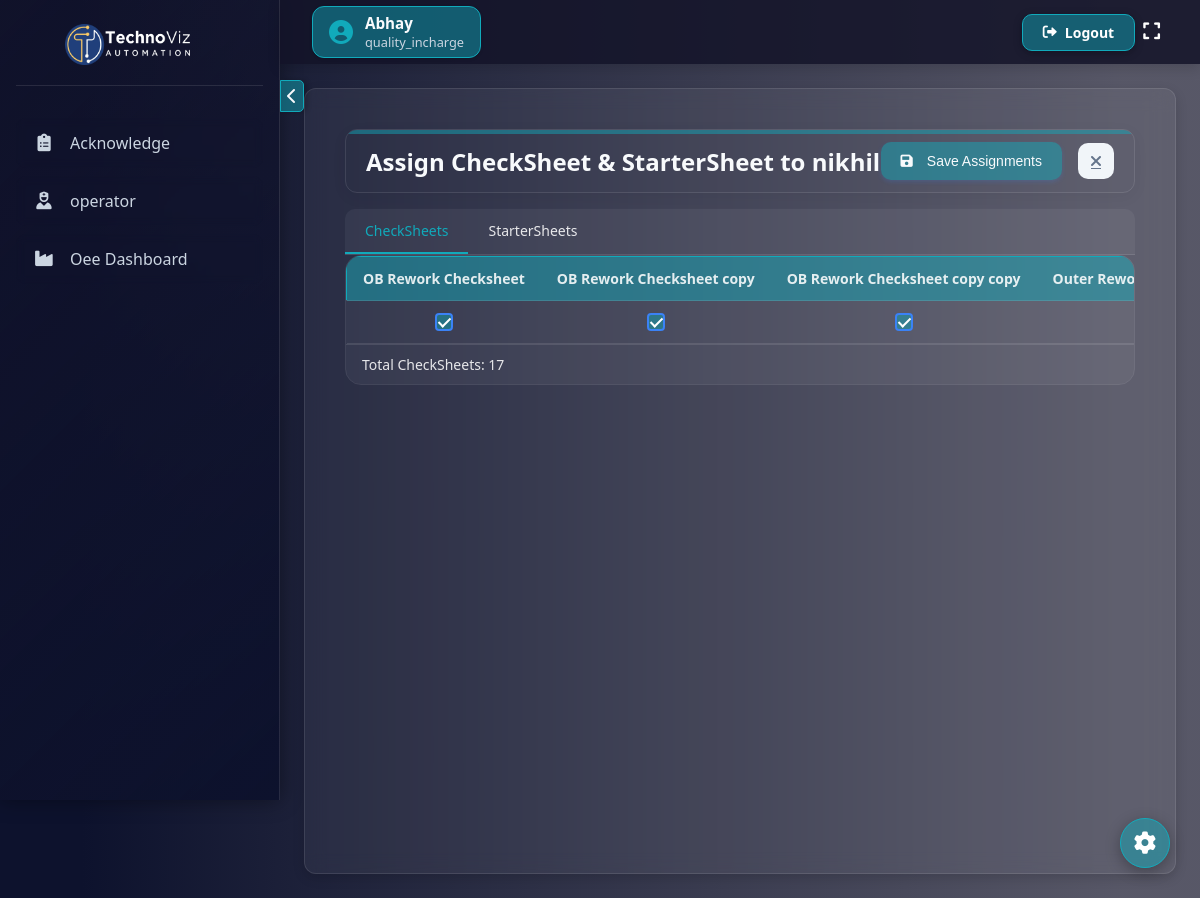
The app's page /assign-sheets/4/ (signed in) with its own data.
### checksheet1/models.py (models this page shows, shortened)
class CustomUser(AbstractUser):
    ROLE_CHOICES = [
        ("admin", "Admin"),
        ("quality_incharge", "Quality Incharge"),
        ("shift_incharge", "Shift Incharge"),
        ("operator", "Operator"),
    ]
    username = models.CharField(max_length=150, unique=False)
    employee_id = models.CharField(max_length=20, unique=True)  # New field
    role = models.CharField(max_length=20, choices=ROLE_CHOICES, default="admin")
    phone_number = models.CharField(max_length=15, blank=True, null=True)
    USERNAME_FIELD = "employee_id"  # Use employee_id for authentication
    REQUIRED_FIELDS = ["username", "email"]  # Keep username for internal use

class CheckSheet(models.Model):
    name = models.CharField(max_length=255)
    line = models.CharField(
        max_length=10, choices=[("line_1", "Line 1"), ("line_2", "Line 2")]
    )
    assigned_users = models.ManyToManyField(
        "CustomUser", related_name="assigned_check_sheets", blank=True
    )
    created_by = models.ForeignKey(
        "CustomUser",
        on_delete=models.SET_NULL,
        null=True,
        related_name="created_check_sheets",
    )
    created_on = models.DateTimeField(auto_now_add=True)
    display_order = models.FloatField(default=0, db_index=True)
    level_1_approver = models.ForeignKey(
        "CustomUser",
        on_delete=models.SET_NULL,
        null=True,
        blank=True,
        related_name="level_1_assigned_checksheets",
    )
    level_2_approver = models.ForeignKey(
        "CustomUser",
        on_delete=models.SET_NULL,
        null=True,
        blank=True,
        related_name="level_2_assigned_checksheets",
    )
    require_level_3_approval = models.BooleanField(
        default=True, help_text="Check if this sheet requires Level 3 approval (admin)"
    )
    class Meta:
        ordering = ['display_order', 'id']

### checksheet1/views.py (the view, shortened to what this page needs)
# urls.py: path("assign-sheets/<int:user_id>/", assign_sheets, name="assign_sheets"),
@login_required
def assign_sheets(request, user_id):
    user = get_object_or_404(CustomUser, id=user_id)
    checksheets = CheckSheet.objects.all()
    Starter = StarterSheet.objects.all()
    return render(
        request,
        "checksheet/assign_sheets.html",
        {
            "user": user,
            "checksheets": checksheets,
            "Starter": Starter,
        },
    )

### checksheet1/context_processors.py (called while the page is built)
def pending_requests_count(request):
    if request.user.is_authenticated and request.user.role == "admin":
        count = PasswordResetRequest.objects.filter(status="pending").count()
        return {"pending_requests_count": count}
    return {}

### checksheet1/templatetags/custom_tags.py (called while the page is built)
@register.filter
def has_page_access(user, page_name):
    if user.is_authenticated and user.role == "admin":
        return True  # Admin has all access
    return PageAccess.objects.filter(
        user=user, page_name=page_name, has_access=True
    ).exists()

### checksheet1/templates/checksheet/assign_sheets.html (shortened to what this page needs)
{% extends 'checksheet/base.html' %}
{% load static %}
{% block extra_css %}
<link rel="stylesheet" href="{% static 'css/assign_sheets.css' %}">
{% endblock %}
{% block content %}
<div class="page-container">
    <div class="header">
        <h2 class="page-title">Assign CheckSheet & StarterSheet to {{ user.username }}</h2>
        <div class="buttons-container">
            <button type="submit" form="assignment-form" class="submit-btn">
                <i class="fas fa-save"></i> Save Assignments
            </button>
            <a href="{% url 'user_list' %}" class="back-button">
                <i class="fas fa-times"></i>
            </a>
        </div>
    </div>
    <form method="post" id="assignment-form">
        <div class="section-tabs">
            <div class="section-tab active" onclick="showSection('checksheets')">CheckSheets</div>
            <div class="section-tab" onclick="showSection('startersheets')">StarterSheets</div>
        </div>
        <div id="checksheets-section" class="table-responsive sheet-section">
            <table class="assignment-table">
                <thead>
                    <tr>
                        {% for checksheet in checksheets %}
                        <th>{{ checksheet.name }}</th>
                        {% endfor %}
                    </tr>
                </thead>
                <tbody>
                    <tr>
                        {% for checksheet in checksheets %}
                        <td>
                            <input
                                type="checkbox"
                                id="checksheet_{{ checksheet.id }}"
                                name="check_sheets"
                                value="{{ checksheet.id }}"
                                {% if checksheet in user.assigned_check_sheets.all %}checked{% endif %}
                            >
                        </td>
                        {% endfor %}
                    </tr>
                </tbody>
            </table>
            <div class="pagination">
                <div class="pagination-info">
                    <span>Total CheckSheets: {{ checksheets|length }}</span>
                </div>
            </div>
        </div>
    </form>
</div>
{% endblock %}

### checksheet1/templates/checksheet/base.html (shortened to what this page needs)
<!DOCTYPE html>
<html lang="en">
<head>
    {% load custom_tags %}
    {% load static %}
    <link href="https://cdnjs.cloudflare.com/ajax/libs/font-awesome/6.0.0/css/all.min.css" rel="stylesheet">
    <link rel="stylesheet" href="{% static 'css/base.css' %}">
    {% block extra_css %}
  {% endblock%}
</head>
<body>
    {% if request.user.is_authenticated %}
    <nav class="navbar">
        <div class="navbar-left" style="display: flex; align-items: center;">
            <div class="user-info">
                <i class="fas fa-user-circle"></i>
                <div class="user-details">
                    <span class="user-name">{{ request.user.username }}</span>
                    <span class="user-role">{{ request.user.role|default:"No role" }}</span>
                </div>
            </div>
        </div>
        <a href="{% url 'logout' %}" class="logout-btn">
            <i class="fas fa-sign-out-alt"></i>
            Logout
        </a>
         <button class="fullscreen-btn" onclick="toggleFullScreen()" title="Toggle Full Screen">
                <i class="fas fa-expand"></i>
            </button>
    </nav>
    {% endif %}
    <button class="sidebar-toggle" onclick="toggleSidebar()">
        <i class="fas fa-chevron-left"></i>
    </button>
    <div class="sidebar">
        <div class="sidebar-header">
            <h3>
                <img src="{% static 'images/logo.jpg' %}" alt="Expanded Logo" class="sidebar-logo logo-toggle logo-expanded">
            </h3>
        </div>
        {% if request.user.is_authenticated %}
        {% if request.user|has_page_access:"acknowledgment_list" %}
        <a href="{% url 'acknowledgment_list' %}"><i class="fas fa-clipboard-list"></i><span class="sidebar-text">Acknowledge</span></a>
        {% endif %}
        <a href="{% url 'operator_dashboard' %}"><i class="fa-solid fa-user-nurse"></i><span class="sidebar-text">operator</span></a>
        <a href="http://abhay188.pythonanywhere.com/"><i class="fa-solid fa-industry"></i><span class="sidebar-text">Oee Dashboard</span></a>
        {% endif %}
    </div>
    <div class="content">
        <div class="content-inner">
            {% block content %}{% endblock %}
        </div>
        <div class="settings-float" id="settingsFloat">
            <i class="fas fa-cog"></i>
        </div>
    </div>
</body>
</html>

### checksheet1/static/css/assign_sheets.css (style rules this page uses)
.page-container { max-width: 1400px; margin: 0 auto; padding: 16px; min-height: calc(100vh - 64px); animation: fadeIn 0.5s ease; }
.header { display: flex; justify-content: space-between; align-items: center; padding: 12px 20px; margin-bottom: 16px; border: 1px solid rgba(255, 255, 255, 0.1); border-radius: 12px; box-shadow: 0 4px 15px rgba(0, 0, 0, 0.05); position: relative; overflow: hidden; }
.header:before { content: ''; position: absolute; top: 0; left: 0; width: 100%; height: 4px; background: var(--accent-color); }
.page-title { color: var(--text-light); font-size: 1.5rem; font-weight: 700; display: flex; align-items: center; gap: 12px; --webkit-background-clip: text; }
.buttons-container { display: flex; gap: 16px; align-items: center; }
.back-button { display: flex; align-items: center; justify-content: center; width: 36px; height: 36px; border-radius: 10px; background-color: #f1f5f9; color: #64748b; border: none; cursor: pointer; transition: all 0.3s; }
.submit-btn { display: flex; align-items: center; gap: 8px; padding: 8px 20px; background: var(--accent-color); color: var(--text-light); border: none; border-radius: 10px; font-size: 0.875rem; font-weight: 500; cursor: pointer; transition: all 0.3s ease; box-shadow: 0 2px 4px rgba(59, 130, 246, 0.2); height: 38px; }
.submit-btn i { margin-right: 6px; }
.section-tabs { display: flex; border-bottom: 1px solid rgba(255, 255, 255, 0.1); background-color: rgba(255, 255, 255, 0.05); border-radius: 10px 10px 0 0; }
.section-tab { padding: 12px 20px; font-size: 0.875rem; font-weight: 500; color: #ffffffe0; cursor: pointer; border-bottom: 2px solid transparent; transition: all 0.3s; }
.section-tab.active { color: var(--accent-color-solid); border-bottom-color: var(--accent-color-solid); }
.table-responsive { overflow-x: auto; width: 100%; border-radius: 16px; border: 1px solid rgba(255, 255, 255, 0.1); transition: transform 0.3s ease; }
.assignment-table { width: 100%; border-collapse: collapse; background-color: rgba(255, 255, 255, 0.05); }
.assignment-table thead { background: var(--accent-color); border:1px solid var(--accent-color-solid); }
.assignment-table th { padding: 12px 16px; text-align: center; font-weight: 600; color: #ffffffe0; font-size: 0.875rem; border-bottom: 1px solid rgba(255, 255, 255, 0.1); white-space: nowrap; }
.assignment-table td { padding: 12px 16px; text-align: center; border-bottom: 1px solid rgba(255, 255, 255, 0.1); color: #ffffffe0; font-size: 0.875rem; font-weight: 400; vertical-align: middle; }
.assignment-table input[type="checkbox"] { appearance: none; -webkit-appearance: none; width: 18px; height: 18px; background-color: rgba(255, 255, 255, 0.1); border: 2px solid #e2e8f0; border-radius: 4px; cursor: pointer; position: relative; transition: all 0.3s ease; margin: 0 auto; display: block; }
.assignment-table input[type="checkbox"]:checked { background-color: var(--accent-color); border-color: #3b82f6; }
.assignment-table input[type="checkbox"]:checked::after { content: ''; position: absolute; left: 4px; top: 0px; width: 5px; height: 10px; border: solid white; border-width: 0 2px 2px 0; transform: rotate(45deg); }
.pagination { display: flex; justify-content: space-between; align-items: center; padding: 10px 16px; background-color: rgba(255, 255, 255, 0.05); border-top: 1px solid rgba(255, 255, 255, 0.1); font-size: 0.875rem; color: #ffffffe0; }
.pagination-info { font-weight: 500; }

### records on screen
CustomUser: user.username "Abhay", user.role "quality_incharge"
CustomUser: username "nikhil"
CheckSheet: name "OB Rework Checksheet", check_sheets "☑"
CheckSheet: name "OB Rework Checksheet copy", check_sheets "☑"
CheckSheet: name "OB Rework Checksheet copy copy", check_sheets "☑"
CheckSheet: name "Outer…"

### other values on screen
{{ checksheets|length }} "17"
